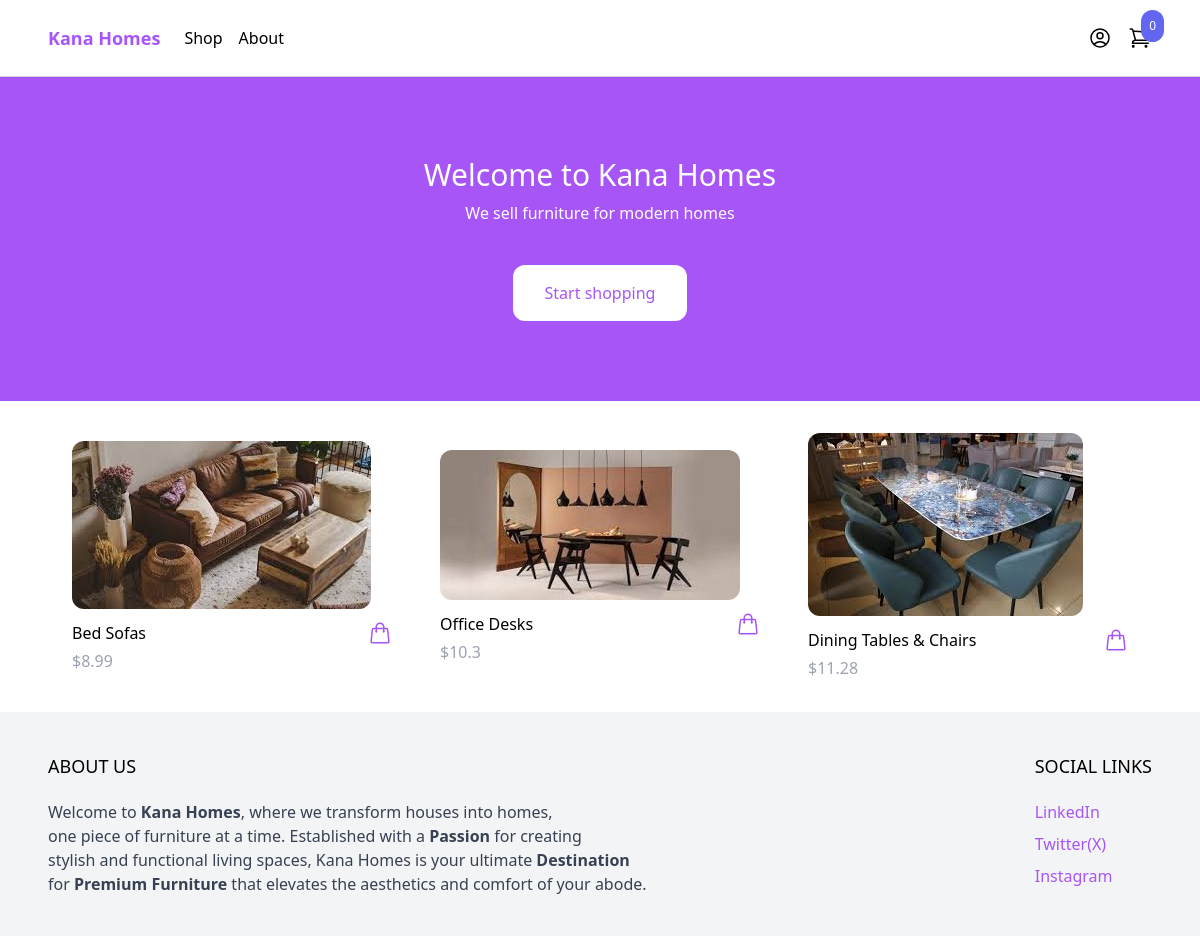
The page / on the database its author committed.
### product/models.py (models this page shows, shortened)
class Product(models.Model):
    category = models.ForeignKey(Category, related_name='products', on_delete=models.CASCADE)
    name = models.CharField(max_length=255)
    slug = models.SlugField()
    description = models.TextField(blank=True, null=True)
    price = models.IntegerField()
    created_at = models.DateTimeField(auto_now_add=True)
    image = models.ImageField(upload_to='uploads/', blank=True, null=True)
    thumbnail = models.ImageField(upload_to='uploads/', blank=True, null=True)
    class Meta:
        ordering = ('-created_at',)
    def get_display_price(self):
        return self.price / 100
    def get_thumbnail(self):
        if self.thumbnail:
            return self.thumbnail.url

### core/views.py (the view)
# urls.py: path('', frontpage, name='frontpage'),
def frontpage(request):
    products = Product.objects.all()[0:8] #limiting our products so that only 8 appear on the frontpage
    return render(request, 'core/frontpage.html', {'products': products}) #appending our products so that it appears on the frontpage

### cart/cart.py (called while the page is built)
    def __len__(self):
        return sum(item['quantity'] for item in self.cart.values())

### cart/content_processors.py (called while the page is built)
def cart(request):
    return {'cart': Cart(request)}

### core/templates/core/frontpage.html (shortened to what this page needs)
{% extends 'core/base.html' %}
{% block content%}
<header class="px-6 lg:py-20 bg-purple-500">
    <div class="max-w-3xl mx-auto text-center">
        <p class="mb-2 text-3xl lg:text-white">
            Welcome to Kana Homes
        </p>
        <p class="mb-10 text-white">
            We sell furniture for modern homes
        </p>
        <a href="#" class="inline-block px-8 py-4 rounded-xl bg-white text-purple-500 hover:bg-gray-200"> Start shopping</a>
    </div>
</header>
<div class="max-w-6xl mx-auto py-2 px-6 xl:px-0">
    <div class="products flex items-center flex-wrap">
        {% for product in products %}
          {% include 'product/partials/product_list_item.html' %}
        {% endfor %}
    </div>
</div>
{% endblock %}

### product/templates/product/partials/product_list_item.html (shortened to what this page needs)
<div class="w-full md:w-1/3 xl:w-1/4 p-6">
    <a href="{% url 'product' product.slug %}">
        <img src="{{ product.get_thumbnail }}" class="rounded-xl hover:shadow-lg" src="" alt="">
    </a>
    <div class="pt-3 flex items-center justify-between">
        <a href="{% url 'product' product.slug %}"> {{ product.name }} </a>
        <a href="#"
            class="text-purple-500 hover:text-purple-800"
            hx-get="{% url 'add_to_cart' product.id %}"
            hx-target="#menu-cart-button"
            hx-swap="outerHTML"
        >
        </a>
    </div>
    <p class="pt-1 text-gray-400">${{product.get_display_price}}</p>
</div>

### rows shown on the page
Product: get_thumbnail (picture), name "Bed Sofas", get_display_price "8.99"
Product: get_thumbnail (picture), name "Office Desks", get_display_price "10.3"
Product: get_thumbnail (picture), name "Dining Tables & Chairs", get_display_price "11.28"

### other values the page prints
{{ cart|length }} "0"
